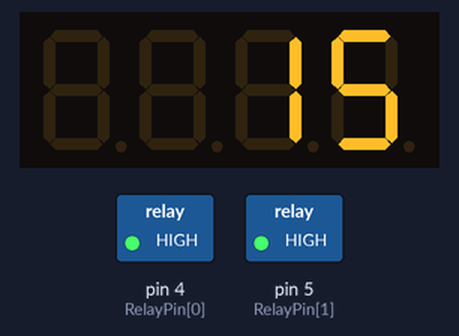
The sketch below on a simulated Arduino Uno, built with avr-gcc and run on an emulated ATmega328P. Parts: 4-digit seven-segment display, switched loads named in the sketch (green lamp = pin HIGH).

Above: at 0.1 s.
At 10.32 s:
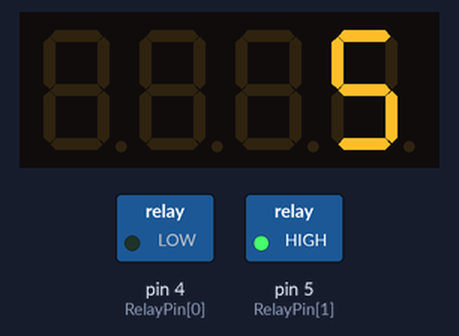
At 19.1 s:
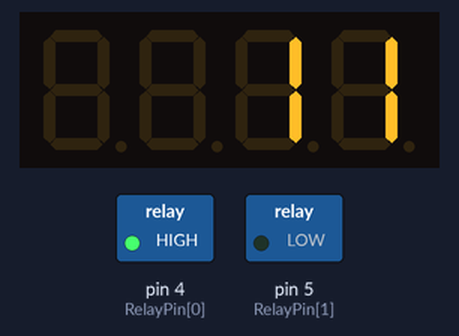
At 38.1 s:
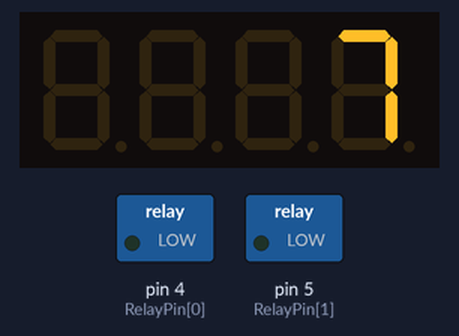
Timing chart, 0 to 39.6 s (numbered marks = the images above):
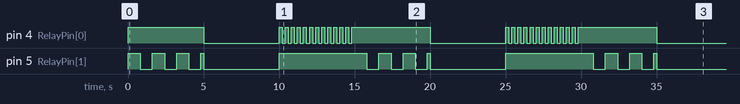

Measured:
- by itself, pin 4 (RelayPin[0]): moves between LOW and HIGH, repeating every 15.0 s
- by itself, pin 5 (RelayPin[1]): repeats every 15.0 s: 2 × (LOW 0.80 s, HIGH 0.80 s), LOW 0.80 s, HIGH 0.20 s, LOW 5.0 s, HIGH 5.8 s
- what the display in image 1 shows lasts 1.0 s, from 10.0 s to 11.0 s

The sketch:

RelayController_2CH.ino
```cpp
/*
  ============================================================================
  RelayController_2CH
  ----------------------------------------------------------------------------
  Timed Relay Sequencer for Animated Sculptures / Theme Installations
  Board:    Arduino UNO
  Display:  TM1637 4-Digit 7-Segment Display (countdown timer)
  Outputs:  2 channel(s) of optocoupler relay modules
  ----------------------------------------------------------------------------
  DESCRIPTION
  This firmware repeatedly runs a fixed-length timed cycle (TOTAL_TIME_SECONDS
  long). Each relay channel has its own Start Time and Stop Time, expressed in
  whole seconds measured from the beginning of the cycle. On every pass through
  loop(), the firmware works out -- purely from elapsed time -- whether each
  relay should currently be ON or OFF, and drives the outputs accordingly.

  A TM1637 display continuously shows the number of seconds remaining in the
  current cycle, counting down from TOTAL_TIME_SECONDS to 0. When it reaches
  0 the cycle restarts automatically and the countdown begins again.

  No delay() calls are used anywhere in this sketch. All timing is handled
  with millis(), so the relays and the display are always updated on time
  regardless of how many channels are configured.
  ----------------------------------------------------------------------------
  CONFIGURATION
  Every value you are likely to need to change lives in the "USER
  CONFIGURATION" block below, before setup(). Nothing below that block should
  need to be edited for normal use. This makes the sketch easy to edit by
  hand, and also easy for an external tool (e.g. a companion Python GUI) to
  parse and rewrite automatically, since the configuration values sit in a
  single, predictable, well-labelled section at the top of the file.
  ----------------------------------------------------------------------------
  LIBRARY REQUIREMENTS
    - TM1637Display by Avishay Orpaz
      (Arduino IDE: Sketch > Include Library > Manage Libraries > "TM1637")
  ----------------------------------------------------------------------------
  ARDUINO VERSION
    - Arduino IDE 1.8.19+ or Arduino IDE 2.x
    - Target board: Arduino UNO (ATmega328P)
  ============================================================================
*/

#include <TM1637Display.h>

// ============================================================================
//                            USER CONFIGURATION
//  Everything an operator (human or automated GUI) should ever need to touch
//  lives in this block. Do not move timing logic out of here into loop().
// ============================================================================

// ---- Number of relay channels on this build -------------------------------
// This must match the number of entries in every array below.
const uint8_t NUM_RELAYS = 2;

// ---- Overall cycle length --------------------------------------------------
// The countdown display counts down from this value to 0, then the whole
// sequence (all relay timings) restarts from time 0 again.
unsigned long TOTAL_TIME_SECONDS = 15;

// ---- Relay electrical polarity ---------------------------------------------
// Many low-cost optocoupler relay boards energize the relay when the input
// pin is pulled LOW rather than HIGH. Set this once to match your hardware
// and every relay output in the sketch is automatically inverted for you.
//   true  = active LOW  relay boards  (LOW = relay ON,  HIGH = relay OFF)
//   false = active HIGH relay boards  (HIGH = relay ON, LOW  = relay OFF)
bool RELAY_ACTIVE_LOW = false;

// ---- TM1637 display wiring --------------------------------------------------
const uint8_t TM1637_CLK_PIN = 2;
const uint8_t TM1637_DIO_PIN = 3;

// ---- Display brightness (0 = dimmest ... 7 = brightest) --------------------
uint8_t DISPLAY_BRIGHTNESS = 7;

// ---- Countdown display enable ----------------------------------------------
// If false, the TM1637 display is cleared/blanked but the relay sequencing
// still runs normally in the background.
bool COUNTDOWN_DISPLAY_ENABLED = true;

// ---- Relay output pins ------------------------------------------------------
// One digital pin per relay channel. Index 0 corresponds to Relay 1, etc.
uint8_t RelayPin[NUM_RELAYS] = {4, 5};

// ---- Relay Events (Multiple Start/Stop timings with optional Oscillation) ----
struct RelayEvent {
  unsigned long startTime;
  unsigned long stopTime;
  bool oscillate;
  unsigned long oscPeriodMs;
};

const uint8_t MAX_EVENTS_PER_RELAY = 3;

RelayEvent relayEvents[NUM_RELAYS][MAX_EVENTS_PER_RELAY] = {
  { {0, 5, false, 1000}, {10, 15, true, 200}, {0, 0, false, 1000} },
  { {0, 5, true, 800}, {10, 15, false, 1000}, {0, 0, false, 1000} }
};

// ============================================================================
//                      END OF USER CONFIGURATION SECTION
//        Nothing below this line should need to change for normal use.
// ============================================================================


// ---- Display object ---------------------------------------------------------
TM1637Display display(TM1637_CLK_PIN, TM1637_DIO_PIN);

// ---- Cycle timing state -------------------------------------------------
unsigned long cycleStartMillis = 0;   // millis() timestamp of current cycle start
unsigned long lastDisplayedSecond = 0xFFFFFFFF; // forces first display refresh

// ============================================================================
// FUNCTION: relayIsDisabled
// Returns true if a relay channel is configured as disabled, i.e. both its
// start and stop times are exactly 0. Disabled relays are ignored entirely
// by the timing engine and are skipped during validation.
// ============================================================================
bool relayIsDisabled(uint8_t index) {
  for (uint8_t e = 0; e < MAX_EVENTS_PER_RELAY; e++) {
    if (relayEvents[index][e].startTime != 0 || relayEvents[index][e].stopTime != 0) {
      return false;
    }
  }
  return true;
}

// ============================================================================
// FUNCTION: writeRelay
// Drives a single relay output pin to the requested logical state (true =
// energized / ON, false = de-energized / OFF), automatically applying the
// RELAY_ACTIVE_LOW polarity setting so calling code never has to think about
// electrical polarity.
// ============================================================================
void writeRelay(uint8_t index, bool energized) {
  bool electricalLevel = RELAY_ACTIVE_LOW ? !energized : energized;
  digitalWrite(RelayPin[index], electricalLevel ? HIGH : LOW);
}

// ============================================================================
// FUNCTION: allRelaysOff
// Forces every relay output to the OFF (de-energized) state. Used at startup
// and whenever the firmware halts in the error state.
// ============================================================================
void allRelaysOff() {
  for (uint8_t i = 0; i < NUM_RELAYS; i++) {
    writeRelay(i, false);
  }
}

// ============================================================================
// FUNCTION: showError
// Displays "Err" on the TM1637 display, forces all relays OFF for safety, and
// halts the firmware permanently (infinite loop). Used when the startup
// configuration validation fails.
// ============================================================================
void showError() {
  allRelaysOff();
  const uint8_t errSegments[] = {
    SEG_A | SEG_F | SEG_E | SEG_D | SEG_G,               // 'E'
    SEG_E | SEG_G,                                       // 'r'
    SEG_E | SEG_G                                        // 'r'
  };
  display.setSegments(errSegments, 3, 1); // 3 characters, starting at position 1
  while (true) {
    // Halt here forever. A physical reset/power cycle is required after
    // fixing the configuration.
  }
}

// ============================================================================
// FUNCTION: validateConfiguration
// Checks every ENABLED relay channel's timing against the rules below and
// halts with an "Err" display if any rule is broken:
//   1) TOTAL_TIME_SECONDS must be >= 1
//   2) For each enabled relay: Start Time must not exceed Stop Time
//   3) For each enabled relay: Stop Time must not exceed TOTAL_TIME_SECONDS
// Disabled relays (Start == 0 and Stop == 0) are skipped entirely and never
// cause a validation failure.
// ============================================================================
void validateConfiguration() {
  if (TOTAL_TIME_SECONDS < 1) {
    showError();
  }

  for (uint8_t i = 0; i < NUM_RELAYS; i++) {
    if (relayIsDisabled(i)) {
      continue;
    }
    unsigned long lastStop = 0;
    for (uint8_t e = 0; e < MAX_EVENTS_PER_RELAY; e++) {
      unsigned long start = relayEvents[i][e].startTime;
      unsigned long stop = relayEvents[i][e].stopTime;
      if (start == 0 && stop == 0) {
        continue;
      }
      if (start > stop) {
        showError();
      }
      if (stop > TOTAL_TIME_SECONDS) {
        showError();
      }
      if (start < lastStop) {
        showError();
      }
      if (relayEvents[i][e].oscillate) {
        unsigned long oscPeriod = relayEvents[i][e].oscPeriodMs;
        unsigned long durationMs = (stop - start) * 1000UL;
        if (oscPeriod < 10 || oscPeriod > durationMs) {
          showError();
        }
      }
      lastStop = stop;
    }
  }
}

// ============================================================================
// FUNCTION: shouldRelayBeOn
// Determines whether a given relay channel should currently be energized,
// based purely on how many seconds have elapsed since the cycle began.
// Disabled channels always return false.
// ============================================================================
bool shouldRelayBeOn(uint8_t index, unsigned long secondsElapsed) {
  for (uint8_t e = 0; e < MAX_EVENTS_PER_RELAY; e++) {
    unsigned long start = relayEvents[index][e].startTime;
    unsigned long stop = relayEvents[index][e].stopTime;
    if (start == 0 && stop == 0) {
      continue;
    }
    if (secondsElapsed >= start && secondsElapsed < stop) {
      if (relayEvents[index][e].oscillate) {
        unsigned long currentMs = millis();
        unsigned long eventStartMs = cycleStartMillis + (start * 1000UL);
        unsigned long elapsedInEventMs = currentMs - eventStartMs;
        unsigned long period = relayEvents[index][e].oscPeriodMs;
        if (period < 10) period = 10;
        return (elapsedInEventMs / period) % 2 == 0;
      }
      return true;
    }
  }
  return false;
}

// ============================================================================
// FUNCTION: updateRelays
// Walks every relay channel and sets its output to match what the timing
// engine says it should be right now. Multiple relays can turn on or off in
// the very same call, since each one is evaluated independently against the
// same secondsElapsed value.
// ============================================================================
void updateRelays(unsigned long secondsElapsed) {
  for (uint8_t i = 0; i < NUM_RELAYS; i++) {
    bool desiredState = shouldRelayBeOn(i, secondsElapsed);
    writeRelay(i, desiredState);
  }
}

// ============================================================================
// FUNCTION: updateCountdownDisplay
// Refreshes the TM1637 display with the number of seconds remaining in the
// current cycle, but only rewrites the display when the value actually
// changes (avoids unnecessary I2C/bit-bang traffic every loop iteration).
// If COUNTDOWN_DISPLAY_ENABLED is false, the display is simply blanked once.
// ============================================================================
void updateCountdownDisplay(unsigned long secondsRemaining) {
  if (!COUNTDOWN_DISPLAY_ENABLED) {
    if (lastDisplayedSecond != 0) {
      display.clear();
      lastDisplayedSecond = 0;
    }
    return;
  }

  if (secondsRemaining != lastDisplayedSecond) {
    display.showNumberDec(secondsRemaining, false);
    lastDisplayedSecond = secondsRemaining;
  }
}

// ============================================================================
// SETUP
// ============================================================================
void setup() {
  // Configure every relay pin as an output and make sure nothing is
  // energized before we know the configuration is valid.
  for (uint8_t i = 0; i < NUM_RELAYS; i++) {
    pinMode(RelayPin[i], OUTPUT);
  }
  allRelaysOff();

  // Bring up the display before validation so that showError() can use it.
  display.setBrightness(DISPLAY_BRIGHTNESS);
  display.clear();

  // Halts forever (showing "Err") if the configuration is invalid.
  validateConfiguration();

  // Configuration is valid -- start the first cycle now.
  cycleStartMillis = millis();
}

// ============================================================================
// LOOP
// ============================================================================
void loop() {
  unsigned long now = millis();
  unsigned long elapsedMillis = now - cycleStartMillis;
  unsigned long secondsElapsed = elapsedMillis / 1000UL;

  // Has the current cycle finished? If so, restart it from time 0.
  if (secondsElapsed >= TOTAL_TIME_SECONDS) {
    cycleStartMillis = now;
    elapsedMillis = 0;
    secondsElapsed = 0;
  }

  // Drive every relay according to the current position in the cycle.
  updateRelays(secondsElapsed);

  // Refresh the countdown display (TOTAL_TIME_SECONDS down to 0).
  unsigned long secondsRemaining = TOTAL_TIME_SECONDS - secondsElapsed;
  updateCountdownDisplay(secondsRemaining);
}
```
